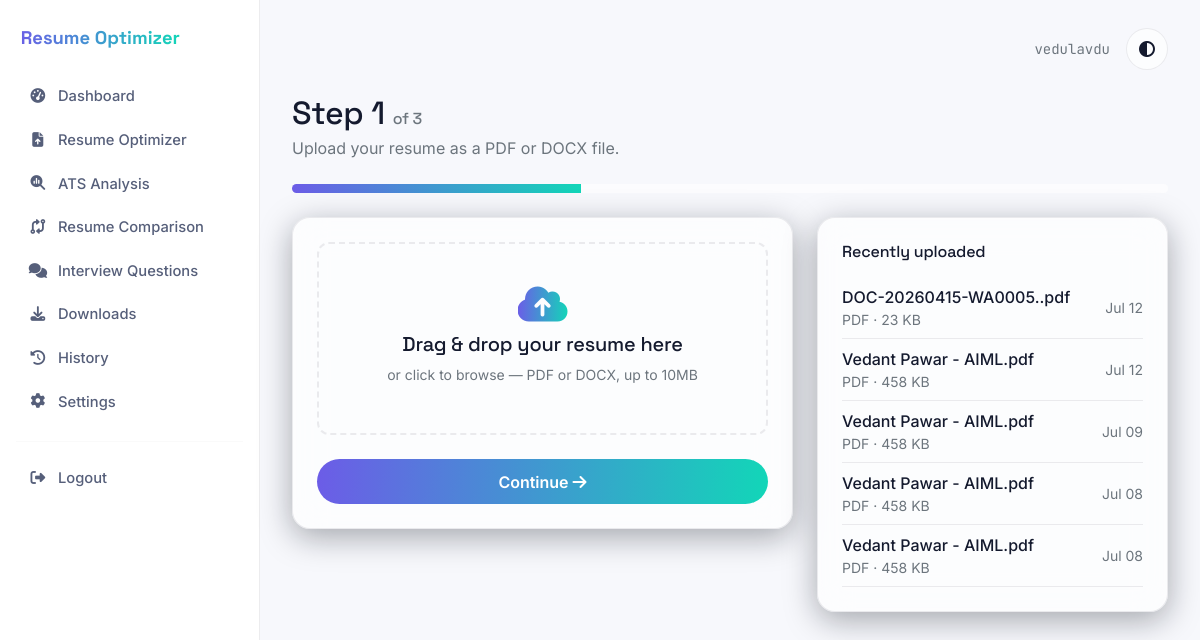
/resumes/upload/ (signed in), run on the app's committed database.
### resumes/models.py (models this page shows, shortened)
class Resume(models.Model):
    FILE_TYPES = (('pdf', 'PDF'), ('docx', 'DOCX'))
    user = models.ForeignKey(User, on_delete=models.CASCADE, related_name='resumes')
    file = models.FileField(upload_to=resume_upload_path)
    original_filename = models.CharField(max_length=255)
    file_type = models.CharField(max_length=10, choices=FILE_TYPES)
    file_size_kb = models.PositiveIntegerField(default=0)
    raw_text = models.TextField(blank=True, help_text="Full extracted plain text of the resume.")
    structured_sections = models.JSONField(
        default=dict, blank=True,
        help_text="Best-effort section split, e.g. {'summary': '...', 'experience': '...'}"
    )
    uploaded_at = models.DateTimeField(auto_now_add=True)
    class Meta:
        ordering = ['-uploaded_at']

### resumes/views.py (the view)
# urls.py: path('upload/', views.upload_resume, name='upload_resume'),
@login_required
def upload_resume(request):
    if request.method == 'POST':
        form = ResumeUploadForm(request.POST, request.FILES)
        if form.is_valid():
            resume = form.save(commit=False)
            resume.user = request.user
            f = form.cleaned_data['file']
            resume.original_filename = f.name
            resume.file_type = f.name.rsplit('.', 1)[-1].lower()
            resume.file_size_kb = max(1, f.size // 1024)
            try:
                text = extract_text(f, resume.file_type)
            except ParsingError as exc:
                logger.exception("Resume parsing failed for %s", f.name)
                messages.error(request, f"Could not read that file: {exc}")
                return render(request, 'resumes/upload_resume.html', {'form': form})
            if not text.strip():
                messages.error(request, "We couldn't find any readable text in that file. "
                                         "It may be a scanned image — try exporting a text-based PDF or DOCX.")
                return render(request, 'resumes/upload_resume.html', {'form': form})
            resume.raw_text = text
            resume.structured_sections = split_into_sections(text)
            resume.save()
            messages.success(request, "Resume uploaded and parsed successfully.")
            return redirect(reverse('resumes:add_job_description') + f'?resume_id={resume.id}')
    else:
        form = ResumeUploadForm()
    recent = Resume.objects.filter(user=request.user)[:5]
    return render(request, 'resumes/upload_resume.html', {'form': form, 'recent': recent})

### templates/resumes/upload_resume.html (shortened to what this page needs)
{% extends "base.html" %}
{% block content %}
<h2 class="display-font mb-1">Step 1 <span class="text-secondary fs-6">of 3</span></h2>
<p class="text-secondary mb-4">Upload your resume as a PDF or DOCX file.</p>
<div class="progress mb-4"><div class="progress-bar" style="width:33%"></div></div>
<div class="row g-4">
  <div class="col-lg-7">
    <div class="glass-card p-4">
      <form method="post" enctype="multipart/form-data">
        <div class="upload-drop" data-upload-zone data-input-id="resume-file-input">
          <i class="fa-solid fa-cloud-arrow-up fs-1 gradient-text mb-2"></i>
          <h5 class="display-font">Drag & drop your resume here</h5>
          <p class="text-secondary small mb-0">or click to browse — PDF or DOCX, up to 10MB</p>
        </div>
        <button type="submit" class="btn gradient-btn w-100 mt-4">Continue <i class="fa-solid fa-arrow-right"></i></button>
      </form>
    </div>
  </div>
  <div class="col-lg-5">
    <div class="glass-card p-4 h-100">
      <h6 class="display-font mb-3">Recently uploaded</h6>
      {% if recent %}
        {% for r in recent %}
        <div class="d-flex justify-content-between align-items-center py-2" style="border-bottom:1px solid var(--border);">
          <div>
            <div class="fw-medium">{{ r.original_filename }}</div>
            <div class="text-secondary small">{{ r.file_type|upper }} &middot; {{ r.file_size_kb }} KB</div>
          </div>
          <span class="text-secondary small">{{ r.uploaded_at|date:"M d" }}</span>
        </div>
        {% endfor %}
      {% else %}
        <p class="text-secondary small mb-0">Your uploaded resumes will appear here.</p>
      {% endif %}
    </div>
  </div>
</div>
{% endblock %}

### templates/base.html (shortened to what this page needs)
{% load static %}
<!DOCTYPE html>
<html lang="en" data-theme="{{ request.user.profile.theme_preference|default:'dark' }}">
<head>
<link href="https://cdnjs.cloudflare.com/ajax/libs/twitter-bootstrap/5.3.3/css/bootstrap.min.css" rel="stylesheet">
<link href="https://cdnjs.cloudflare.com/ajax/libs/font-awesome/6.5.2/css/all.min.css" rel="stylesheet">
<link rel="stylesheet" href="{% static 'css/theme.css' %}">
</head>
<body>
<div class="app-shell">
  {% if user.is_authenticated %}
  <aside class="sidebar" id="sidebar">
    <div class="d-flex align-items-center gap-2 brand mb-4">
      <span class="gradient-text"> Resume Optimizer</span>
    </div>
    <nav class="nav flex-column">
      <a class="nav-link {% if request.resolver_match.url_name == 'home' %}active{% endif %}" href="{% url 'dashboard:home' %}"><i class="fa-solid fa-gauge-high"></i> Dashboard</a>
      <a class="nav-link {% if 'upload_resume' in request.path %}active{% endif %}" href="{% url 'resumes:upload_resume' %}"><i class="fa-solid fa-file-arrow-up"></i> Resume Optimizer</a>
      <a class="nav-link {% if request.resolver_match.url_name == 'results' %}active{% endif %}" href="{% url 'dashboard:home' %}"><i class="fa-solid fa-magnifying-glass-chart"></i> ATS Analysis</a>
      <a class="nav-link {% if request.resolver_match.url_name == 'compare' %}active{% endif %}" href="{% url 'dashboard:home' %}"><i class="fa-solid fa-code-compare"></i> Resume Comparison</a>
      <a class="nav-link {% if 'interview' in request.path %}active{% endif %}" href="{% url 'dashboard:home' %}"><i class="fa-solid fa-comments"></i> Interview Questions</a>
      <a class="nav-link" href="{% url 'dashboard:home' %}"><i class="fa-solid fa-download"></i> Downloads</a>
      <a class="nav-link {% if request.resolver_match.url_name == 'history' %}active{% endif %}" href="{% url 'dashboard:history' %}"><i class="fa-solid fa-clock-rotate-left"></i> History</a>
      <a class="nav-link {% if request.resolver_match.url_name == 'settings' %}active{% endif %}" href="{% url 'dashboard:settings' %}"><i class="fa-solid fa-gear"></i> Settings</a>
    </nav>
    <hr style="border-color:var(--border)">
    <a class="nav-link" href="{% url 'authentication:logout' %}"><i class="fa-solid fa-right-from-bracket"></i> Logout</a>
  </aside>
  {% endif %}
  <div class="main-content w-100">
    {% if user.is_authenticated %}
    <div class="topbar">
      <div class="d-flex align-items-center gap-3">
        <span class="text-mono small text-secondary">{{ user.username }}</span>
        <div class="theme-toggle" id="themeToggle"><i class="fa-solid fa-circle-half-stroke"></i></div>
      </div>
    </div>
    {% endif %}
    {% block content %}{% endblock %}
  </div>
</div>
</body>
</html>

### static/css/theme.css (style rules this page uses)
:root { --ink-950:#0A0E1A; --ink-900:#0F1526; --ink-800:#161E33; --ink-700:#212B47; --signal-violet:#6C5CE7; --signal-teal:#12D6B8; --signal-amber:#F5A623; --signal-rose:#EF476F; --paper-050:#F7F8FC; --paper-100:#EDEFF7; --text-hi:#F4F6FC; --text-mid:#A8B0C7; --text-dim:#6C7794; --font-display:'Space Grotesk', 'Sora', sans-serif; --font-body:'Inter', sans-serif; --font-mono:'JetBrains Mono', monospace; --radius-lg:18px; --radius-md:12px; --shadow-glass: 0 8px 32px rgba(10,14,26,0.35); }
[data-theme="light"] { --bg:var(--paper-050); --surface: rgba(255,255,255,0.65); --surface-solid: #ffffff; --border: rgba(15,21,38,0.08); --text-primary:#141A2E; --text-secondary:#565F7A; }
* { box-sizing:border-box; }
html,body { height:100%; }
body { background:var(--bg); color:var(--text-primary); font-family:var(--font-body); transition:background .25s ease, color .25s ease; }
h1,h2,h3,h4,h5,.display-font { font-family:var(--font-display); letter-spacing:-0.01em; }
.text-mono { font-family:var(--font-mono); }
.gradient-text { background:linear-gradient(92deg, var(--signal-violet), var(--signal-teal)); -webkit-background-clip:text; background-clip:text; color:transparent; }
.gradient-btn { background:linear-gradient(92deg, var(--signal-violet), var(--signal-teal)); border:none; color:#fff; font-weight:600; border-radius:999px; padding:.65rem 1.6rem; transition:transform .15s ease, box-shadow .15s ease; }
.glass-card { background:var(--surface); border:1px solid var(--border); border-radius:var(--radius-lg); backdrop-filter:blur(16px); -webkit-backdrop-filter:blur(16px); box-shadow:var(--shadow-glass); }
.app-shell { display:flex; min-height:100vh; }
.sidebar { width:260px; flex-shrink:0; padding:1.5rem 1rem; background:var(--surface-solid); border-right:1px solid var(--border); position:sticky; top:0; height:100vh; overflow-y:auto; }
.sidebar .brand { font-family:var(--font-display); font-weight:700; font-size:1.15rem; }
.sidebar .nav-link { color:var(--text-secondary); border-radius:10px; padding:.6rem .8rem; display:flex; align-items:center; gap:.7rem; font-weight:500; font-size:.92rem; margin-bottom:.15rem; transition:background .15s ease, color .15s ease; }
.sidebar .nav-link i { width:18px; text-align:center; }
.main-content { flex:1; padding:1.75rem 2rem 3rem; max-width:100%; }
.topbar { display:flex; align-items:center; justify-content:space-between; margin-bottom:1.5rem; }
.theme-toggle { width:42px; height:42px; border-radius:50%; border:1px solid var(--border); background:var(--surface); display:flex; align-items:center; justify-content:center; cursor:pointer; }
.upload-drop { border:2px dashed var(--border); border-radius:var(--radius-md); padding:2.5rem 1.5rem; text-align:center; cursor:pointer; transition:border-color .15s ease, background .15s ease; }
.progress { background:var(--surface); border-radius:999px; height:.55rem; }
.progress-bar { background:linear-gradient(92deg, var(--signal-violet), var(--signal-teal)); }

### data on the page
Resume: original_filename "DOC-20260415-WA0005..pdf", file_type "PDF", file_size_kb "23", uploaded_at "Jul 12"
Resume: original_filename "Vedant Pawar - AIML.pdf", file_type "PDF", file_size_kb "458", uploaded_at "Jul 12"
Resume: original_filename "Vedant Pawar - AIML.pdf", file_type "PDF", file_size_kb "458", uploaded_at "Jul 09"
Resume: original_filename "Vedant Pawar - AIML.pdf", file_type "PDF", file_size_kb "458", uploaded_at "Jul 08"
Resume: original_filename "Vedant Pawar - AIML.pdf", file_type "PDF", file_size_kb "458", uploaded_at "Jul 08"

### other printed values
{{ user.username }} "vedulavdu"
